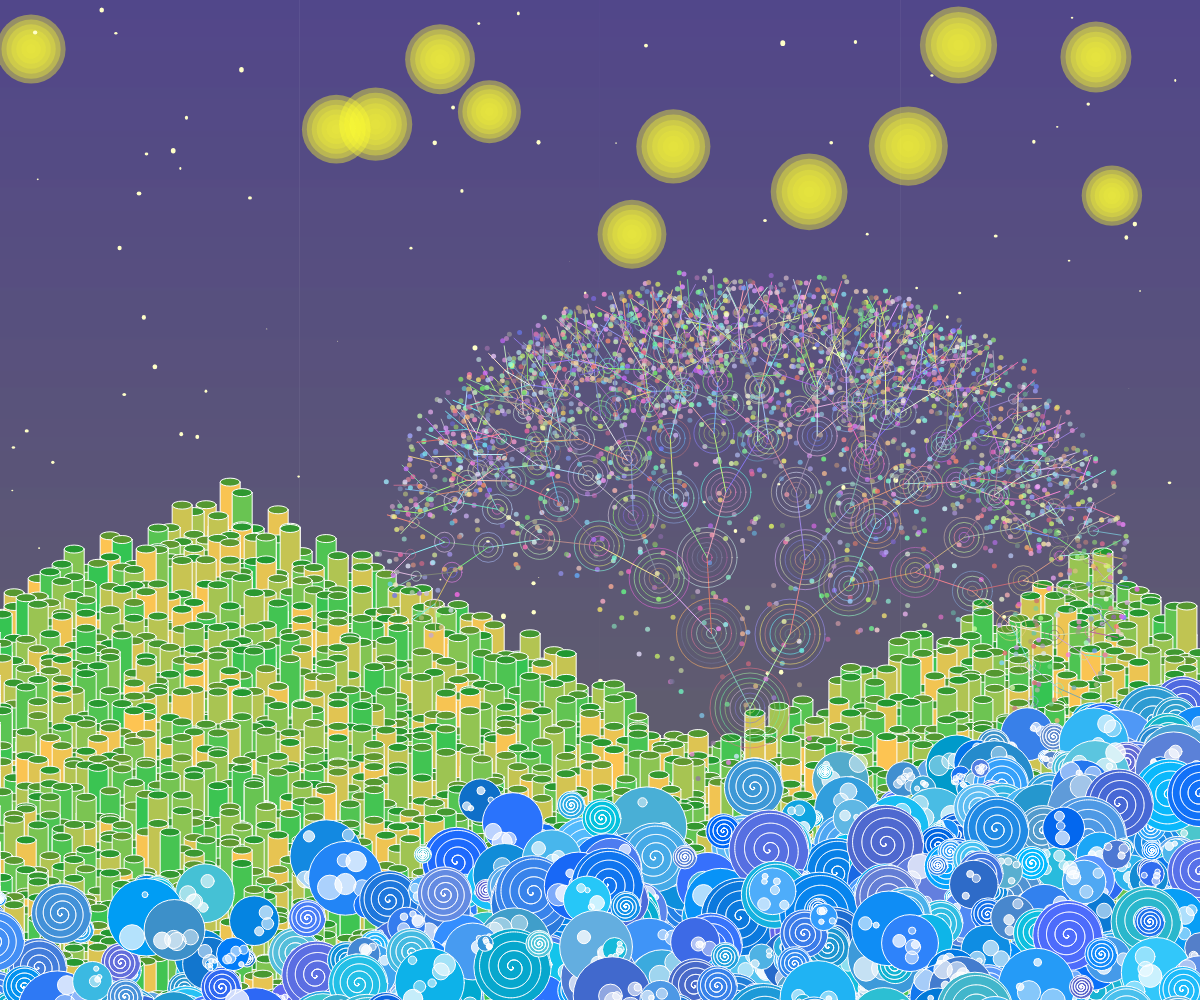
Frame 1 (no input)
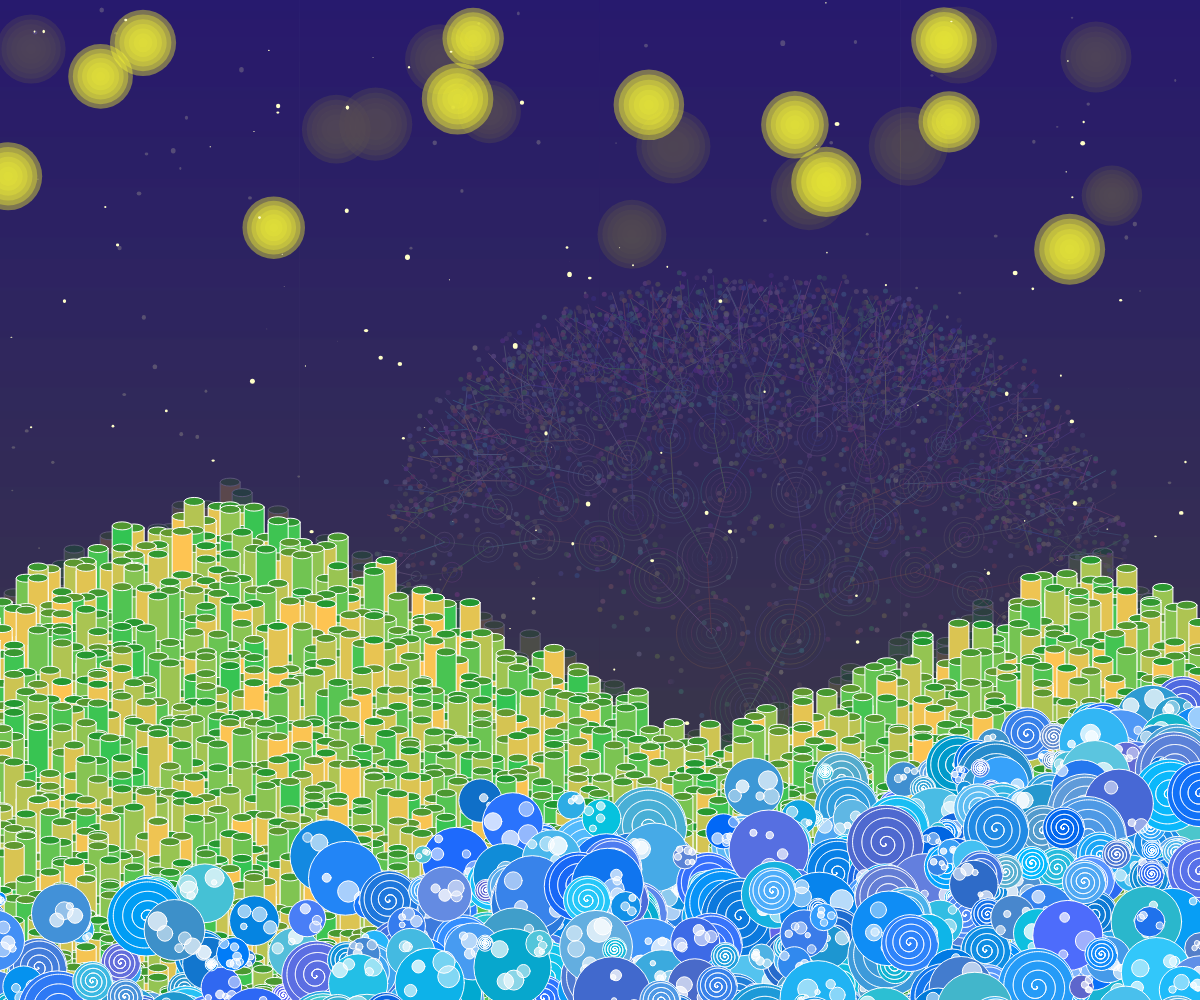
Frame 2 (the mouse pressed at the canvas centre, redrawn once)

The p5.js sketch that drew these frames (run headless with seeded random() and noise() and a simulated clock; the mouse was pressed at the canvas centre and the sketch redrawn once):

// p5.js sketch
// ── sketch.js
// Define the radius, number of rows, and number of columns for the cylinders in the Grass element
let cylinderRadius = 10;
let cylinderRows;
let cylinderCols;

// Create an empty array to store circles in the River element
let riverCircles = [];

// Create a boolean variable to control when the Tree element is drawn
let ifDrawTree = true;

function setup() {
  createCanvas(windowWidth, windowHeight); // Set canvas size to window width and height
  angleMode(DEGREES); // Use degrees, as opposed to radians, to measure angles
  noLoop(); // Prevent continuous looping as we are drawing a static artwork

    // Calculate cylinder dimensions based on canvas size
    cylinderRows = Math.floor(height / (cylinderRadius * 0.6));
    cylinderCols = Math.floor(width / (cylinderRadius * 1.2));
 
    // Initialize circles for the river
    let numRiverRows = Math.floor(height / 30); // Rows based on height
    let numRiverCircles = Math.floor(width / 10); // Circles in each row based on width

  // Initialize circles for the river
  for (let j = 0; j < numRiverRows; j++) { // Loop through 6 rows of circles
    for (let i = 0; i < numRiverCircles; i++) { // Loop through 40 circles in each row
      // Adjust x position to start from the right side, with a curve to the left
      let x = width - i * random(15, 30); // Randomize x increment to introduce more curve
 
      // Set a base y-position in the lower part of the canvas and add curving effects
      let baseY = height * 0.7;
      let yOffset = sin(map(i, 0, 40, 0, PI)) * 100; // Stronger sine wave for curvature
      let rowOffset = j * random(10, 30); // Add variation for each row
      let downwardSlope = i * random(4, 8); // Increase downward slope gradually
 
      let y = baseY + yOffset + rowOffset + downwardSlope; // Combine all for a flowing shape
 
      // Randomize the size and color of each circle
      let circleSize = random(width / 100, width / 15);
      let blueShade = color(random(0, 100), random(100, 200), random(200, 255));
      riverCircles.push(new Circle(x, y, circleSize, blueShade));
    }
  }
}

function draw() {
  // Draw the Sky element
  drawGradientSky();
  drawCelestialBodies();
  drawStars();

  // Draw the first Grass element
  push();
  translate(width / 5.5, height / 1.8); // Shift the origin from the default (0,0) to the specified position
  drawGrass();
  pop();

  // Draw the second Grass element
  push();
  translate(width / 1.1, height / 1.6); // Shift the origin from the default (0,0) to the specified position
  drawGrass();
  pop();

  // Draw the Tree element
  if (ifDrawTree) {
    drawTree(width/1.6, height * 0.8, -90, 9); // Start from the bottom middle, pointing upwards
    ifDrawTree = false; // Stop drawing the tree
  }

  // Draw the River element
  for (let circle of riverCircles) {
    circle.display();
  }

 
}

// Create a function for applying responsive design
function windowResized() {
  resizeCanvas(windowWidth, windowHeight);
  setup(); // Reinitialize values after resizing
  ifDrawTree = true;
  redraw(); // Ensure all elements resize and reposition after resizing the window.
}

// Create a function to draw the Grass element using cylinders
function drawGrass() {
  for (let y = 0; y < cylinderRows; y++) { // Loop through the rows of cylinders
    for (let x = 0; x < cylinderCols; x++) { // Loop through the columns in each row
      // Calculate the position in isometric view
      let xPos = (x - y) * cylinderRadius * 1.2;
      let yPos = (x + y) * cylinderRadius * 0.6;
     
      // Randomize the height for the top of each cylinder
      let topHeight = random(20, 80);

      // Draw each cylinder with a random top height
      drawCylinder(xPos, yPos, topHeight);
    }
  }
}

// Create a function to draw a cylinder to be used in the Grass element
function drawCylinder(x, y, topHeight) {
  push();
  translate(x, y); // Place the cylinder at the specified origin (x,y)

  // Draw the side face of the cylinder
  fill(random(50,255), 196, 82);
  strokeWeight(1);
  stroke(255);
 
  /* The usage of beginShape() and endShape() functions was modified from the examples on https://p5js.org/reference/p5/beginShape/.
  These two functions allow for creating a custom shape by adding vertices in the vertex() function.
  Here, the positions of the vertices are determined by the radius and the height of the cylinder. */
  beginShape();
  vertex(-cylinderRadius, 0);
  vertex(cylinderRadius, 0);
  vertex(cylinderRadius, -topHeight);
  vertex(-cylinderRadius, -topHeight);
  endShape(CLOSE);
 

  // Draw the top face of the cylinder as an ellipse at the new top height
  fill(random(32,100), 152, 48);
  ellipse(0, -topHeight, cylinderRadius * 2, cylinderRadius * 0.8);
  pop();
}

// Create Circle class to be used in the River element
class Circle {
  constructor(x, y, size, color) {
    this.x = x;
    this.y = y;
    this.size = size;
    this.color = color;
  }

  // Create a method for drawing circles
  display() {
    fill(this.color);
    stroke(255);
    ellipse(this.x, this.y, this.size, this.size);

    // Use a random value between 0 and 1 to determine whether to draw a spiral or inner circles
    if (random() < 0.5) {
      this.drawSpiral();
    } else {
      this.drawInnerCircles();
    }
  }

  // Create a method for drawing spirals inside the circle
  drawSpiral() {
angleMode(RADIANS); // Set to radians for this function to make sure angels are not in degrees
    stroke(255, 200);
    noFill();
    // Set the initial x- and y-position for the first point in the spiral
    let prevX = this.x;
    let prevY = this.y;
   
    // Loop through angles from 0 to 4 full rotations
    for (let angle = 0; angle < TWO_PI * 4; angle += 0.05) {
      let r = map(angle, 0, TWO_PI * 4, 0, this.size / 2 - 1); // Map the angle to a radius, increasing as the angle increases
     
      // Calculate the x- and y-position for the current point in the spiral
      let x = this.x + r * cos(angle);
      let y = this.y + r * sin(angle);
     
      // Draw a line from the previous point to the current point to create the spiral
      line(prevX, prevY, x, y);  
     
      // Update the previous x- and y-position for the next segment
      prevX = x;
      prevY = y;
    }
angleMode(DEGREES); // Reset angleMode to degrees
  }

  // Create a method for drawing smaller circles inside the circle
  drawInnerCircles() {
    let numInnerCircles = Math.round(random(3, 6)); // Randomly choose between 3 and 6 inner circles
   
    // Loop to create each inner circle
    for (let i = 0; i < numInnerCircles; i++) {
      // Random size for each inner circle, up to one-third of the main circle's size
      let innerSize = random(5, this.size / 3);    
     
      // Pick a random x- and y-position within the bounds of the outer circle
      let innerX = this.x + random(-this.size / 3, this.size / 3);
      let innerY = this.y + random(-this.size / 3, this.size / 3);
      let innerColor = color(255, random(100, 200)); // Set the color with a white tone and random transparency
     
      // Draw the circle with the specified values above
      fill(innerColor);
      ellipse(innerX, innerY, innerSize, innerSize);
    }
  }
}

// Create a function to draw the Tree element
function drawTree(x, y, angle, number) {
  if (number > 0) {
    // Draw the main branch
    let length = map(number, 0, 10, height/50, height/10); // Map the length to the window height
    let x2 = x + cos(angle) * length;
    let y2 = y + sin(angle) * length;
    stroke(random(100, 255), random(100, 255), random(100, 255));
    line(x, y, x2, y2);

    // Call the function to draw circles around every branch
    drawTreeCircles(x2, y2, number);

    // Create 2 branches from the previous branch until the number value becomes 0
    drawTree(x2, y2, angle - random(15, 30), number - 1);
    drawTree(x2, y2, angle + random(15, 30), number - 1);
  }
}

// Create a function to draw some concentric circles on every branch
function drawTreeCircles(x, y, number) {
  // Draw concentric circles with random colors
  noFill();
  for (let i = 0; i < number * 1; i++) {
    stroke(random(100, 255), random(100, 255), random(100, 255), 150);
    ellipse(x, y, i * 10, i * 10);
  }

   // Draw some dots around the circles to present leaves
  for (let i = 0; i < number * 2; i++) {
    let angle = random(360);
    let radius = random(number * 5, number * 10);
    let xOffset = cos(angle) * radius;
    let yOffset = sin(angle) * radius;
    fill(random(100, 255), random(100, 255), random(100, 255), 200);
    noStroke();
    circle(x + xOffset, y + yOffset, 5);
  }
}

// Create a function to draw the Sky element
function drawGradientSky() {
  for (let y = 0; y <= height; y++) {
    let gradient = map(y, 0, height, 0, 1);
    let skycolor = lerpColor(color(25, 10, 100), color(50, 50, 50), gradient);
    /* A funtion that helps interpolates between these two colours
    this lerp function and how to make gradient was adapted from by Patt Vira
    https://www.youtube.com/watch?v=lPgscmgxcH0 */

    stroke(skycolor);
    line(0, y, width, y); // Draw a line on canvas for each y value. This fills the background with the gradient.
  }
}

// Create a function to draw the celestial bodies in the Sky element
function drawCelestialBodies() {
  noStroke();
  let numBodies = 12;
  // Loop to create the big yellow circles aka the celestial bodies
  for (let i = 0; i < numBodies; i++) {
    let x = random(width); // Random positioning on x
    let y = random(height / 4); // This makes sure that they always remain in the upper half
    let maxRadius = random(40, 30);
    let innerCircles = 7; // These are the circles in circles

    // This loop draws the inner circles
    for (let j = 0; j < innerCircles; j++) {
      let radius = map(j, 0, innerCircles, maxRadius, 0);
      fill(255, 255, 50, map(j, 0, innerCircles, 100, 0));
      ellipse(x, y, radius * 2, radius * 2);
    }
  }
}

// Create a function to draw the stars in the Sky element
function drawStars() {
  noStroke();
  fill(255, 255, 200);
  let numStars = 150;
  for (let i = 0; i < numStars; i++) {
    let xPos = random(width);
    let yPos = random(height);
    let w = random(1, 5);
    let h = w + random(-1, 1);
    ellipse(xPos, yPos, w, h);
  }
}
